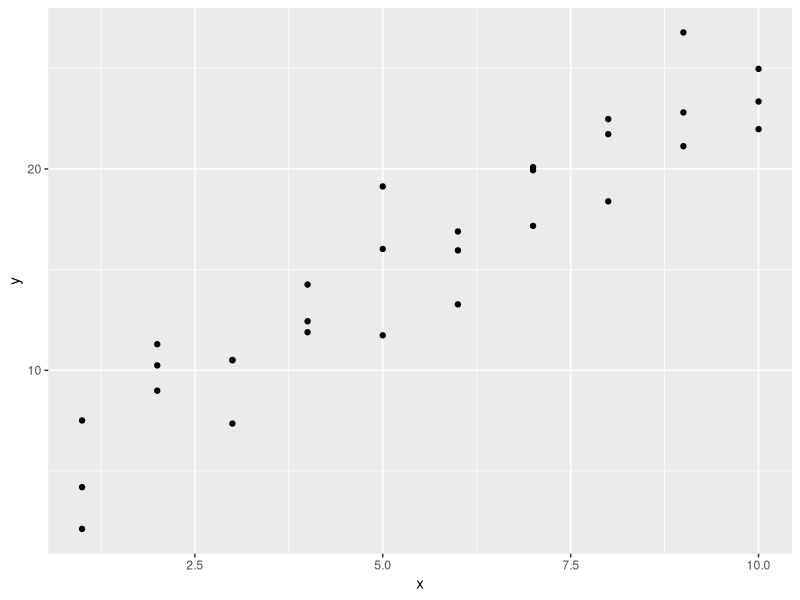
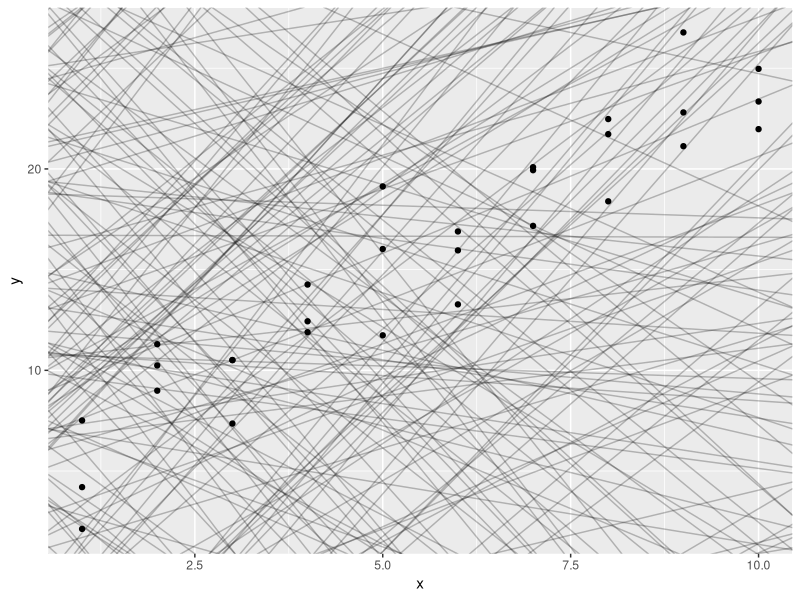
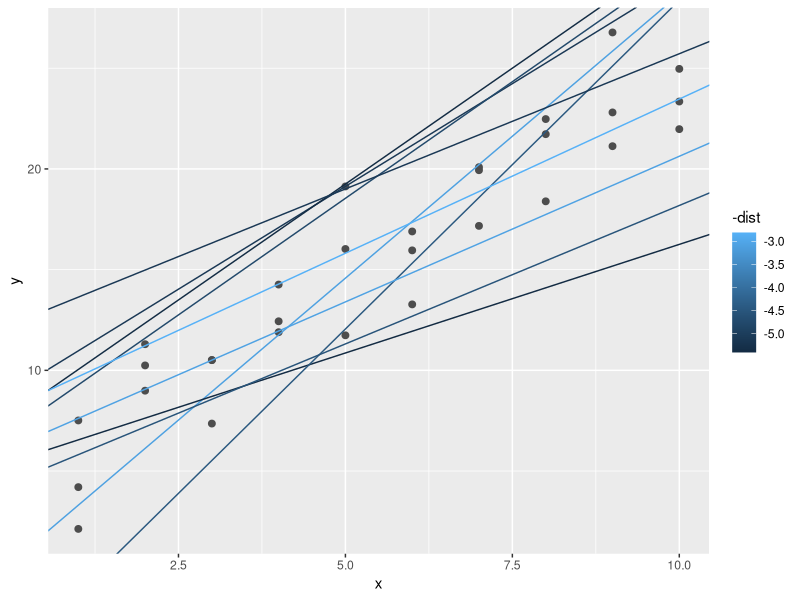
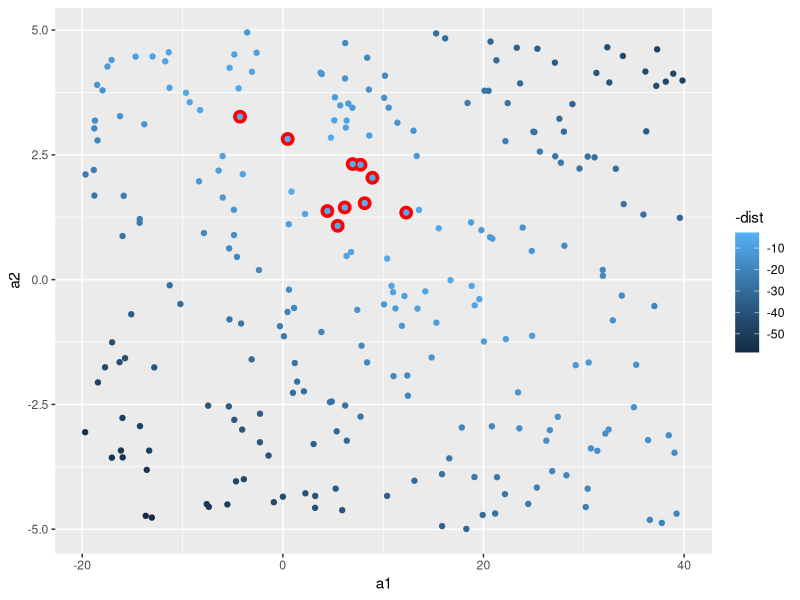
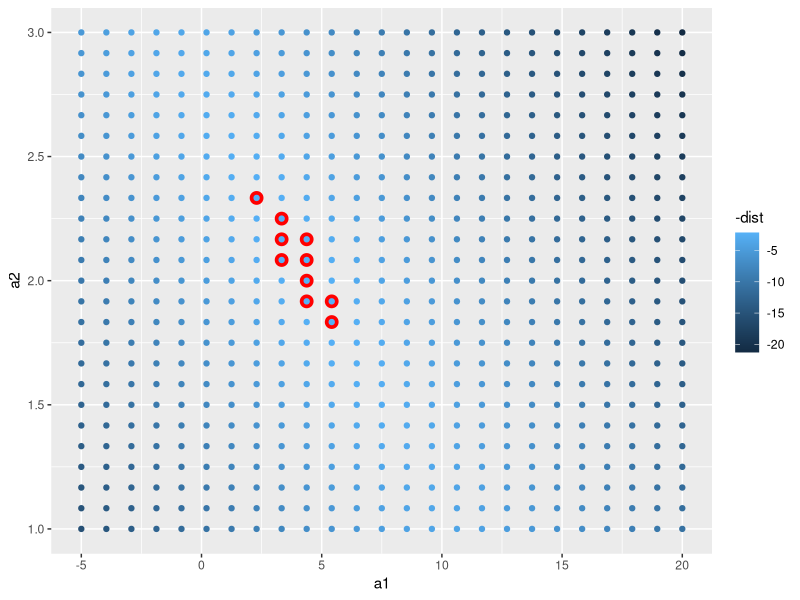
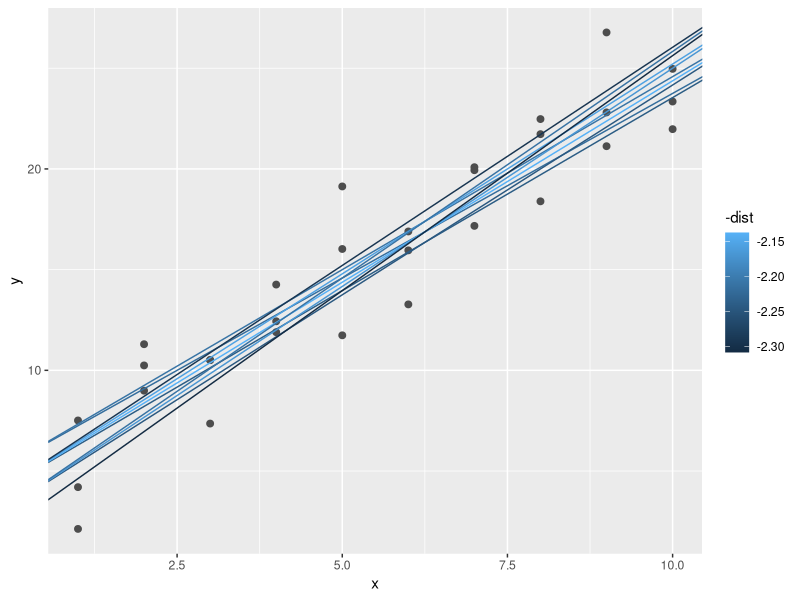
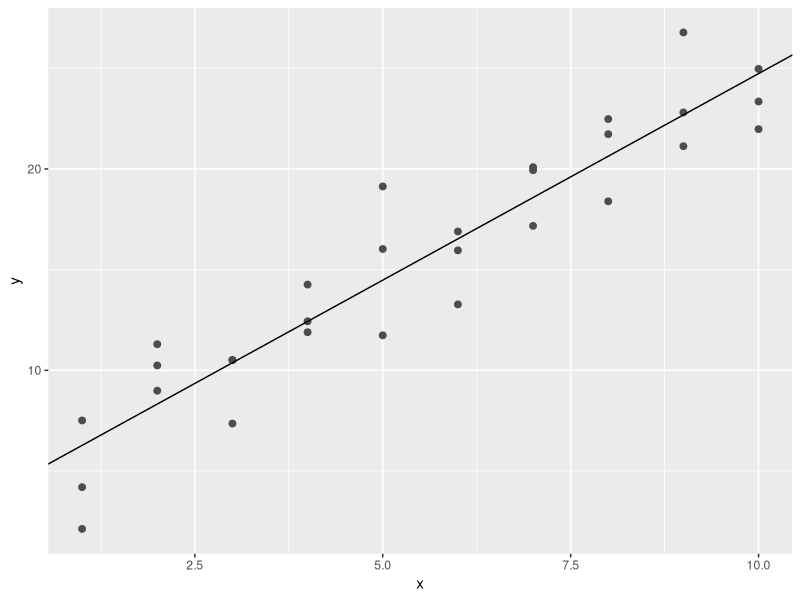
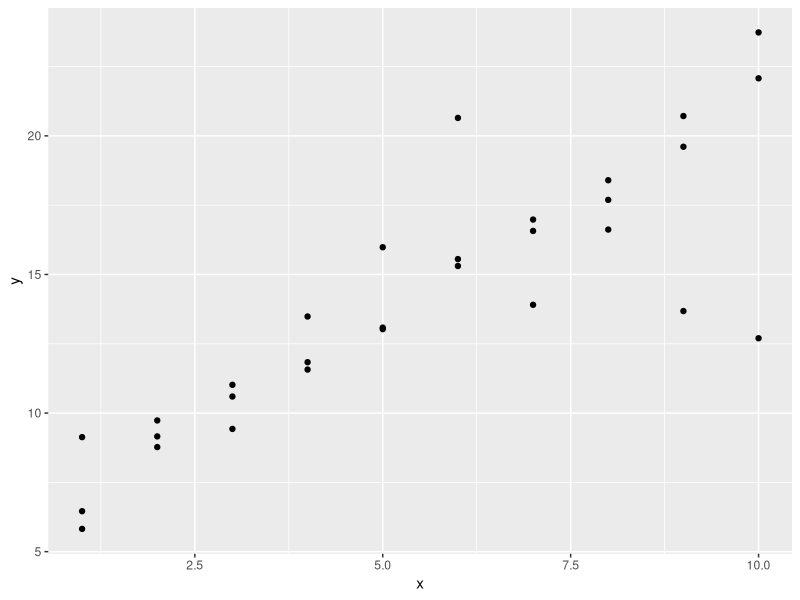

Source code (R) for these figures, in order:
#' ------------------------------------------------
#' @title : Chapter 23 Model Basics
#' @author : Julia McCartney
#' @date : 9/13/2020
#' 
#' ------------------------------------------------

library(tidyverse)
library(modelr)
options(na.action = na.warn)

# A simple Model ####

ggplot(sim1, aes(x,y)) + 
  geom_point() #plot the data to look at it


models <- tibble(
  a1 = runif(250, -20, 40),
  a2 = runif(250, -5, 5) # run many models using slope and intercept as parameters
)

ggplot(sim1, aes(x, y)) + 
  geom_abline(aes(intercept = a1, slope = a2), data = models, alpha = 1/4) +
  geom_point()  #plot the above

model1 <- function(a, data) { # write a function for the model family
  a[1] + data$x * a[2]
}

model1(c(7,1.5), sim1) # test function

#now how do we compute the distance between the points and the model??

measure_distance <- function(mod, data) { # use the root mean squared deviation
  diff <- data$y - model1(mod,data) # "We compute the difference between actual and predicted, 
  sqrt(mean(diff^2)) # square them, average them, and the take the square root."
}

measure_distance(c(7,1.5), sim1)

sim1_dist <- function(a1,a2) {
  measure_distance(c(a1,a2), sim1) # writing a function to run all the models from above
}

models <- models %>% 
  mutate(dist = purrr::map2_dbl(a1,a2,sim1_dist)) # and run it

models

# overlay th e 10 best models
ggplot(sim1, aes(x, y)) + 
  geom_point(size = 2, colour = "grey30") + 
  geom_abline(
    aes(intercept = a1, slope = a2, colour = -dist), 
    data = filter(models, rank(dist) <= 10)
  )

# ok now they're doing this weird thing with a scatter plot - looking at a1 vs a2 (which i *think* represent slope and intercept?)
ggplot(models, aes(a1, a2)) +
  geom_point(data = filter(models, rank(dist) <= 10), size = 4, colour = "red") +
  geom_point(aes(colour = -dist))
# best 10 are highlighted in red


#now pick models based on a grid search
#searched based on what was best from the above plot


grid <- expand.grid(
  a1 = seq(-5, 20, length = 25),
  a2 = seq(1, 3, length = 25)
) %>% 
  mutate(dist = purrr::map2_dbl(a1, a2, sim1_dist))

grid %>% 
  ggplot(aes(a1, a2)) +
  geom_point(data = filter(grid, rank(dist) <= 10), size = 4, colour = "red") +
  geom_point(aes(colour = -dist)) 

#again best in red

#now overlay on original data again (from grid ppicking)
ggplot(sim1, aes(x, y)) + 
  geom_point(size = 2, colour = "grey30") + 
  geom_abline(
    aes(intercept = a1, slope = a2, colour = -dist), 
    data = filter(grid, rank(dist) <= 10))
# looks really good!

# So this is the part where they tell us yes you can do this and people used to 
# suffer through it BUT there is a much simpler way to do it -___-

#' a numerical minimisation tool called Newton-Raphson search. The intuition 
#' of Newton-Raphson is pretty simple: you pick a starting point and look around 
#' for the steepest slope. You then ski down that slope a little way, and then 
#' repeat again and again, until you can’t go any lower.

#and so we go

best <- optim(c(0, 0), measure_distance, data = sim1) # we use optim to do this
best$par # yes it is actually this simple

ggplot(sim1, aes(x, y)) + 
  geom_point(size = 2, colour = "grey30") + 
  geom_abline(intercept = best$par[1], slope = best$par[2])
# bam, best model


# This ^ is a simple linear model!
# So we can also just do this:

sim1_mod <- lm(y ~ x, data = sim1)
coef(sim1_mod)

#hey look at that! The output for sim1_mod is the same as for best$par!

# Simple Model Exercises ####


# Exercise 1

sim1a <- tibble(
  x = rep(1:10, each = 3),
  y = x * 1.5 + 6 + rt(length(x), df = 2)
)

ggplot(sim1a, aes(x,y)) + 
  geom_point()

#there look to be some outliers, but nothing outrageous most of the time

ex1a_mod <- lm(y ~ x, data = sim1a)

ggplot(sim1a, aes(x,y)) + 
  geom_point() +
  geom_abline(slope = ex1a_mod$coefficients[2], intercept = ex1a_mod$coefficients[1])


# Exercise 2

measure_distance <- function(mod, data) {
  diff <- data$y - model1(mod, data)
  mean(abs(diff))
}

best2 <- optim(c(0, 0), measure_distance, data = sim1a)
best2$par
ex1a_mod$coefficients

# They don't quite line up, but are pretty close


# Exercise 3 











